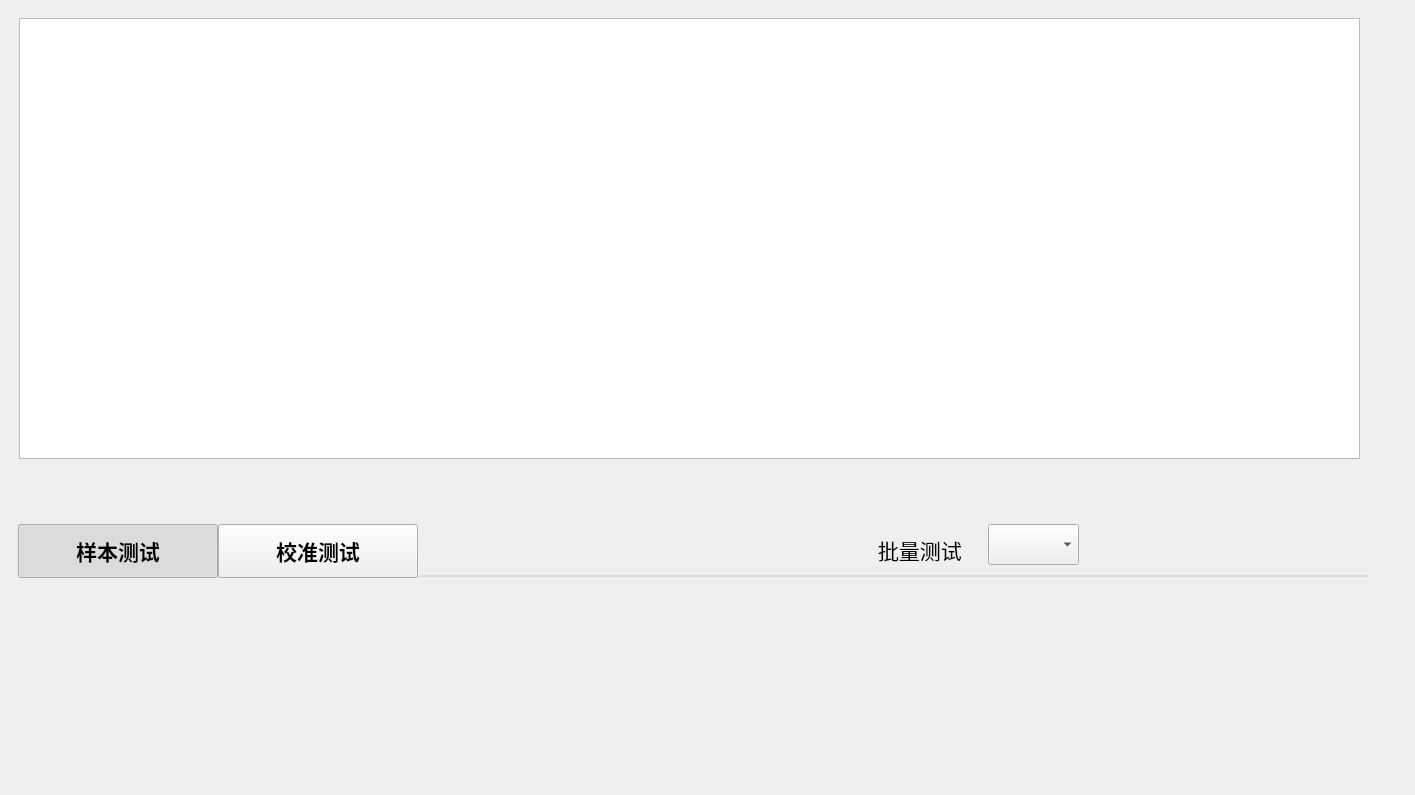
<?xml version="1.0" encoding="UTF-8"?>
<ui version="4.0">
 <class>frmSampleSettingMaterial</class>
 <widget class="QWidget" name="frmSampleSettingMaterial">
  <property name="geometry">
   <rect>
    <x>0</x>
    <y>0</y>
    <width>1415</width>
    <height>795</height>
   </rect>
  </property>
  <property name="windowTitle">
   <string>Form</string>
  </property>
  <widget class="CusView" name="wgtSetTableBg" native="true">
   <property name="enabled">
    <bool>true</bool>
   </property>
   <property name="geometry">
    <rect>
     <x>9</x>
     <y>9</y>
     <width>1397</width>
     <height>500</height>
    </rect>
   </property>
   <property name="sizePolicy">
    <sizepolicy hsizetype="Expanding" vsizetype="Expanding">
     <horstretch>0</horstretch>
     <verstretch>0</verstretch>
    </sizepolicy>
   </property>
   <property name="minimumSize">
    <size>
     <width>0</width>
     <height>500</height>
    </size>
   </property>
   <widget class="QTableWidget" name="tblSetting">
    <property name="geometry">
     <rect>
      <x>10</x>
      <y>9</y>
      <width>1341</width>
      <height>441</height>
     </rect>
    </property>
    <property name="styleSheet">
     <string notr="true"/>
    </property>
    <property name="showGrid">
     <bool>false</bool>
    </property>
    <property name="columnCount">
     <number>0</number>
    </property>
    <attribute name="horizontalHeaderMinimumSectionSize">
     <number>25</number>
    </attribute>
    <attribute name="horizontalHeaderDefaultSectionSize">
     <number>170</number>
    </attribute>
    <attribute name="horizontalHeaderStretchLastSection">
     <bool>true</bool>
    </attribute>
   </widget>
  </widget>
  <widget class="CusView" name="wgtProjTableBg" native="true">
   <property name="geometry">
    <rect>
     <x>9</x>
     <y>515</y>
     <width>1397</width>
     <height>271</height>
    </rect>
   </property>
   <property name="sizePolicy">
    <sizepolicy hsizetype="Expanding" vsizetype="Preferred">
     <horstretch>0</horstretch>
     <verstretch>10</verstretch>
    </sizepolicy>
   </property>
   <property name="minimumSize">
    <size>
     <width>0</width>
     <height>185</height>
    </size>
   </property>
   <widget class="QWidget" name="wgtTabs" native="true">
    <property name="geometry">
     <rect>
      <x>9</x>
      <y>9</y>
      <width>1379</width>
      <height>54</height>
     </rect>
    </property>
    <property name="minimumSize">
     <size>
      <width>0</width>
      <height>54</height>
     </size>
    </property>
    <property name="font">
     <font>
      <family>苹方 粗体</family>
      <pointsize>12</pointsize>
     </font>
    </property>
    <property name="styleSheet">
     <string notr="true">/*.QPushButton{
	color:#AAAAAA;
	border:none;
	background-color:transparent;
	border-bottom:5px solid transparent;
}
.QPushButton:checked
{
	color:#444444;
	border-bottom:5px solid #;
}*/</string>
    </property>
    <widget class="QPushButton" name="btnCombProj">
     <property name="geometry">
      <rect>
       <x>0</x>
       <y>0</y>
       <width>200</width>
       <height>54</height>
      </rect>
     </property>
     <property name="font">
      <font>
       <family>苹方 粗体</family>
       <pointsize>16</pointsize>
       <weight>75</weight>
       <bold>true</bold>
      </font>
     </property>
     <property name="text">
      <string>样本测试</string>
     </property>
     <property name="checkable">
      <bool>true</bool>
     </property>
     <property name="checked">
      <bool>true</bool>
     </property>
     <property name="autoExclusive">
      <bool>true</bool>
     </property>
    </widget>
    <widget class="QLineEdit" name="lineEdit">
     <property name="geometry">
      <rect>
       <x>-80</x>
       <y>33</y>
       <width>1431</width>
       <height>20</height>
      </rect>
     </property>
     <property name="styleSheet">
      <string notr="true">	border:none;
	background-color:transparent;
	border-bottom:2px solid #DDDDDD;
</string>
     </property>
    </widget>
    <widget class="QPushButton" name="btnCalProj">
     <property name="geometry">
      <rect>
       <x>200</x>
       <y>0</y>
       <width>200</width>
       <height>54</height>
      </rect>
     </property>
     <property name="font">
      <font>
       <family>苹方 粗体</family>
       <pointsize>16</pointsize>
       <weight>75</weight>
       <bold>true</bold>
      </font>
     </property>
     <property name="text">
      <string>校准测试</string>
     </property>
     <property name="checkable">
      <bool>true</bool>
     </property>
     <property name="checked">
      <bool>false</bool>
     </property>
     <property name="autoExclusive">
      <bool>true</bool>
     </property>
    </widget>
    <widget class="QLabel" name="label">
     <property name="geometry">
      <rect>
       <x>860</x>
       <y>10</y>
       <width>101</width>
       <height>31</height>
      </rect>
     </property>
     <property name="font">
      <font>
       <pointsize>16</pointsize>
      </font>
     </property>
     <property name="text">
      <string>批量测试</string>
     </property>
    </widget>
    <widget class="QComboBox" name="repeatComb">
     <property name="geometry">
      <rect>
       <x>970</x>
       <y>0</y>
       <width>91</width>
       <height>41</height>
      </rect>
     </property>
    </widget>
    <zorder>lineEdit</zorder>
    <zorder>btnCombProj</zorder>
    <zorder>btnCalProj</zorder>
    <zorder>label</zorder>
    <zorder>repeatComb</zorder>
   </widget>
   <widget class="QStackedWidget" name="stkProjButton">
    <property name="geometry">
     <rect>
      <x>9</x>
      <y>69</y>
      <width>1379</width>
      <height>193</height>
     </rect>
    </property>
    <property name="currentIndex">
     <number>2</number>
    </property>
    <widget class="QWidget" name="page">
     <layout class="QVBoxLayout" name="verticalLayout_2">
      <item>
       <widget class="QListWidget" name="projButtonList2">
        <property name="styleSheet">
         <string notr="true">QListWidget{background-color:transparent}</string>
        </property>
        <property name="movement">
         <enum>QListView::Free</enum>
        </property>
        <property name="flow">
         <enum>QListView::LeftToRight</enum>
        </property>
        <property name="resizeMode">
         <enum>QListView::Adjust</enum>
        </property>
        <property name="spacing">
         <number>0</number>
        </property>
        <property name="viewMode">
         <enum>QListView::IconMode</enum>
        </property>
        <property name="itemAlignment">
         <set>Qt::AlignCenter</set>
        </property>
       </widget>
      </item>
     </layout>
    </widget>
    <widget class="QWidget" name="page_2">
     <widget class="QListWidget" name="projButtonList">
      <property name="geometry">
       <rect>
        <x>9</x>
        <y>2</y>
        <width>1341</width>
        <height>181</height>
       </rect>
      </property>
      <property name="styleSheet">
       <string notr="true">QListWidget{background-color:transparent}</string>
      </property>
      <property name="movement">
       <enum>QListView::Free</enum>
      </property>
      <property name="flow">
       <enum>QListView::LeftToRight</enum>
      </property>
      <property name="resizeMode">
       <enum>QListView::Adjust</enum>
      </property>
      <property name="spacing">
       <number>0</number>
      </property>
      <property name="viewMode">
       <enum>QListView::IconMode</enum>
      </property>
      <property name="itemAlignment">
       <set>Qt::AlignCenter</set>
      </property>
     </widget>
    </widget>
    <widget class="QWidget" name="page_3">
     <widget class="QListWidget" name="calProjButtonList">
      <property name="geometry">
       <rect>
        <x>9</x>
        <y>9</y>
        <width>1361</width>
        <height>145</height>
       </rect>
      </property>
      <property name="styleSheet">
       <string notr="true">QListWidget{background-color:transparent}</string>
      </property>
      <property name="movement">
       <enum>QListView::Free</enum>
      </property>
      <property name="flow">
       <enum>QListView::LeftToRight</enum>
      </property>
      <property name="resizeMode">
       <enum>QListView::Adjust</enum>
      </property>
      <property name="spacing">
       <number>0</number>
      </property>
      <property name="viewMode">
       <enum>QListView::IconMode</enum>
      </property>
      <property name="itemAlignment">
       <set>Qt::AlignCenter</set>
      </property>
     </widget>
    </widget>
   </widget>
  </widget>
 </widget>
 <customwidgets>
  <customwidget>
   <class>CusView</class>
   <extends>QWidget</extends>
   <header>cusview.h</header>
   <container>1</container>
  </customwidget>
 </customwidgets>
 <resources/>
 <connections/>
</ui>
